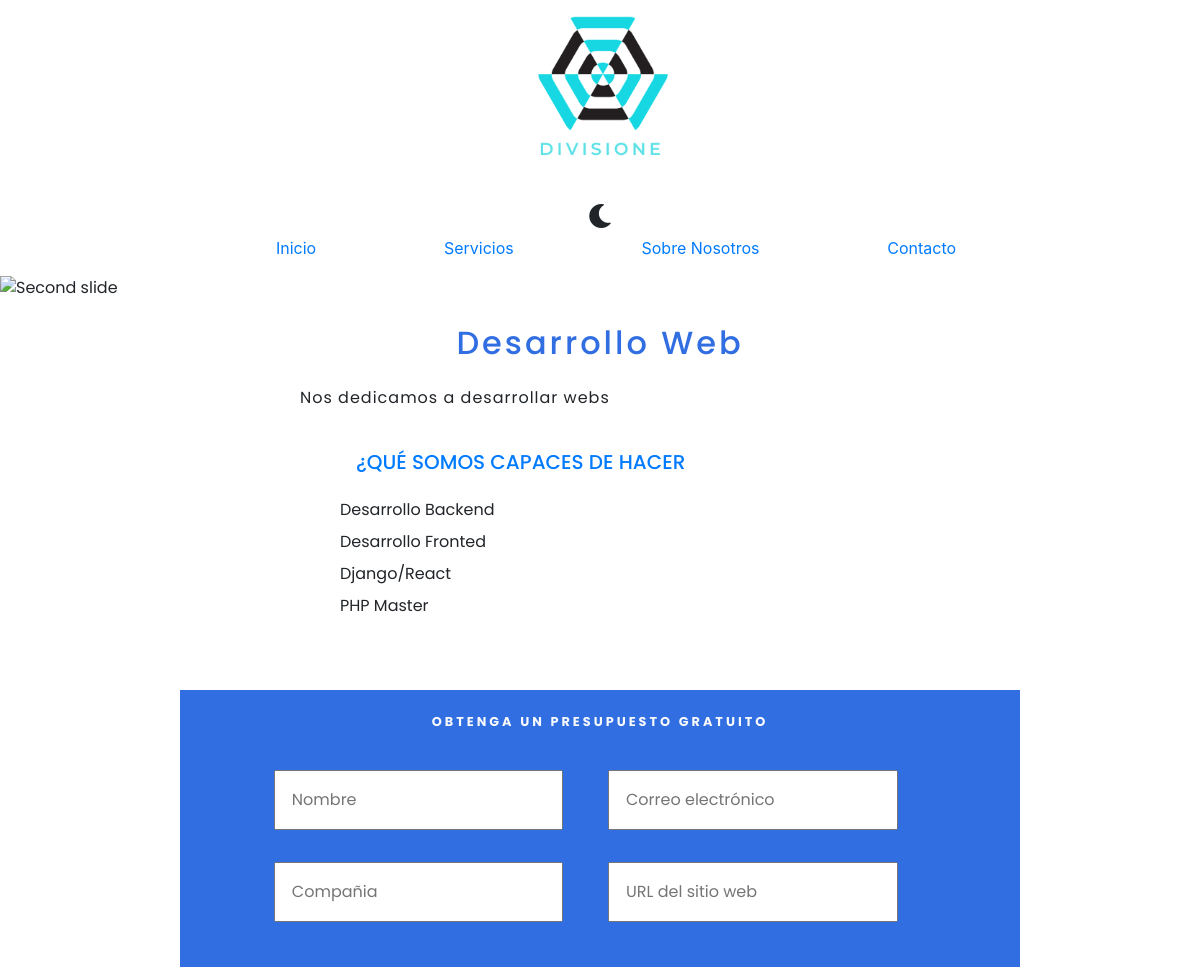
/service.php?id=47 (upper part), run on an earlier commit of the app's database.
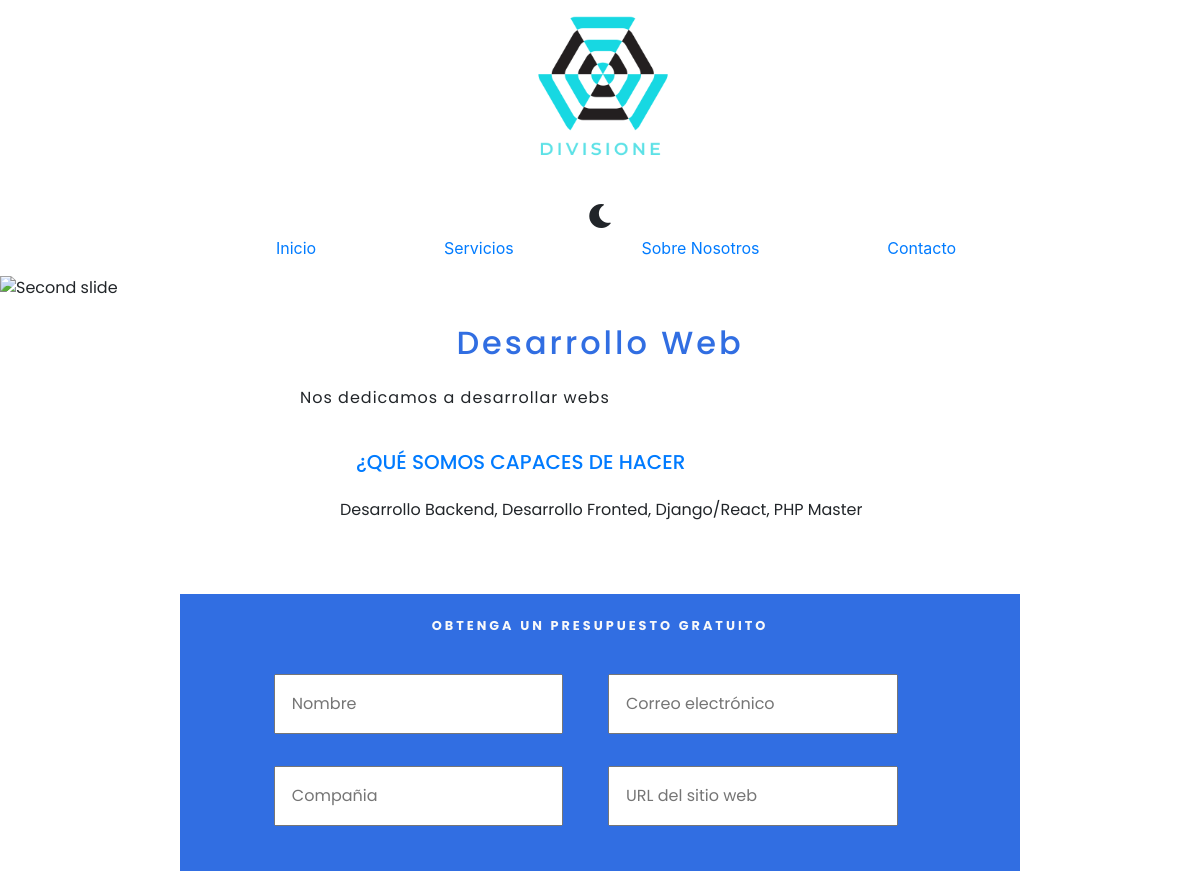
And on a later commit of the database.
### tables this page shows
CREATE TABLE `services` (
  `id` int(11) NOT NULL AUTO_INCREMENT,
  `name` varchar(45) NOT NULL,
  `description` text NOT NULL,
  `price` int(5) NOT NULL,
  `imageProduct` varchar(100) DEFAULT NULL,
  PRIMARY KEY (`id`)
);

CREATE TABLE `service` (
  `id` int(11) NOT NULL AUTO_INCREMENT,
  `serviceID` int(11) NOT NULL,
  `name` varchar(255) DEFAULT NULL,
  PRIMARY KEY (`id`),
  KEY `fk_service` (`serviceID`),
  CONSTRAINT `fk_service` FOREIGN KEY (`serviceID`) REFERENCES `services` (`id`)
  ON DELETE CASCADE
  ON UPDATE CASCADE
);

### service.php (the view, shortened to what this page needs)
<?php
    require 'includes/app.php';
    if (empty($_GET)) {
        header('Location: /');
        exit;
    } else {
        $db = connectDB();
        $id = filter_var(intval($_GET['id']), FILTER_VALIDATE_INT);
        $query = "SELECT name, description  FROM services WHERE id = ${id}";
        $data = mysqli_query($db, $query);
    }
?>
    <main class="wrap">
        <div id="carouselExampleSlidesOnly" class="carousel slide" data-ride="carousel">
            <div class="carousel-inner">
                <div class="carousel-item active">
                    <img class="d-block w-100" src="build/img/xbanner-services-2.webp" alt="Second slide">
                </div>
            </div>
        </div>
        <section class="service-box-wrap">
            <?php while ( $service = mysqli_fetch_assoc($data) ): ?>
            <h2 class="title-box-wrap text-center m-4">
                <?php echo $service['name'] ?>
            </h2>
            <p class="sumary-box-product-wrap">
                <?php echo $service['description'] ?>
            </p>
            <ul class="list-product-wrap">
                <h3 class="text-primary m-4 h5 ">¿QUÉ SOMOS CAPACES DE HACER</h3>
                <?php
                $queryForServices = "SELECT name FROM service WHERE serviceID = ${id}";
                $dataForServices = mysqli_query($db, $queryForServices);
                ?>
                <?php while( $services = mysqli_fetch_assoc($dataForServices)): ?>
                <li class="m-2"><?php echo $services['name'] ?></li>
                <?php endwhile; ?>
            </ul>
            <?php endwhile; ?>
        </section>
        <section class="contact-foot">
                <h3 class="title-contact-foot title-deluxe text-center m-4 text-light">Obtenga un presupuesto gratuito</h3>
                <form action="includes/php/contact.php" method="post" class="form-contact-foot d-flex flex-column">
                    <div class="content-contact-foot">
                        <input type="text" name="name" id="name" placeholder="Nombre"  required>
                        <input type="email" name="email" id="email" placeholder="Correo electrónico" required>
                        <input type="text" name="company" id="company" placeholder="Compañia" required>
                        <input type="text" name="url" id="url" placeholder="URL del sitio web" required>
                    </div>
                </form>
            </section>
    </main>
<?php require 'includes/templates/footer.php' ?>

What changed in the data, as far as the page shows it:
removed service: name "Desarrollo Fronted"
removed service: name "Django/React"
removed service: name "PHP Master"
changed service: name "Desarrollo Backend" → "Desarrollo Backend, Desarrollo Fronted, Django/React, PHP Master"
